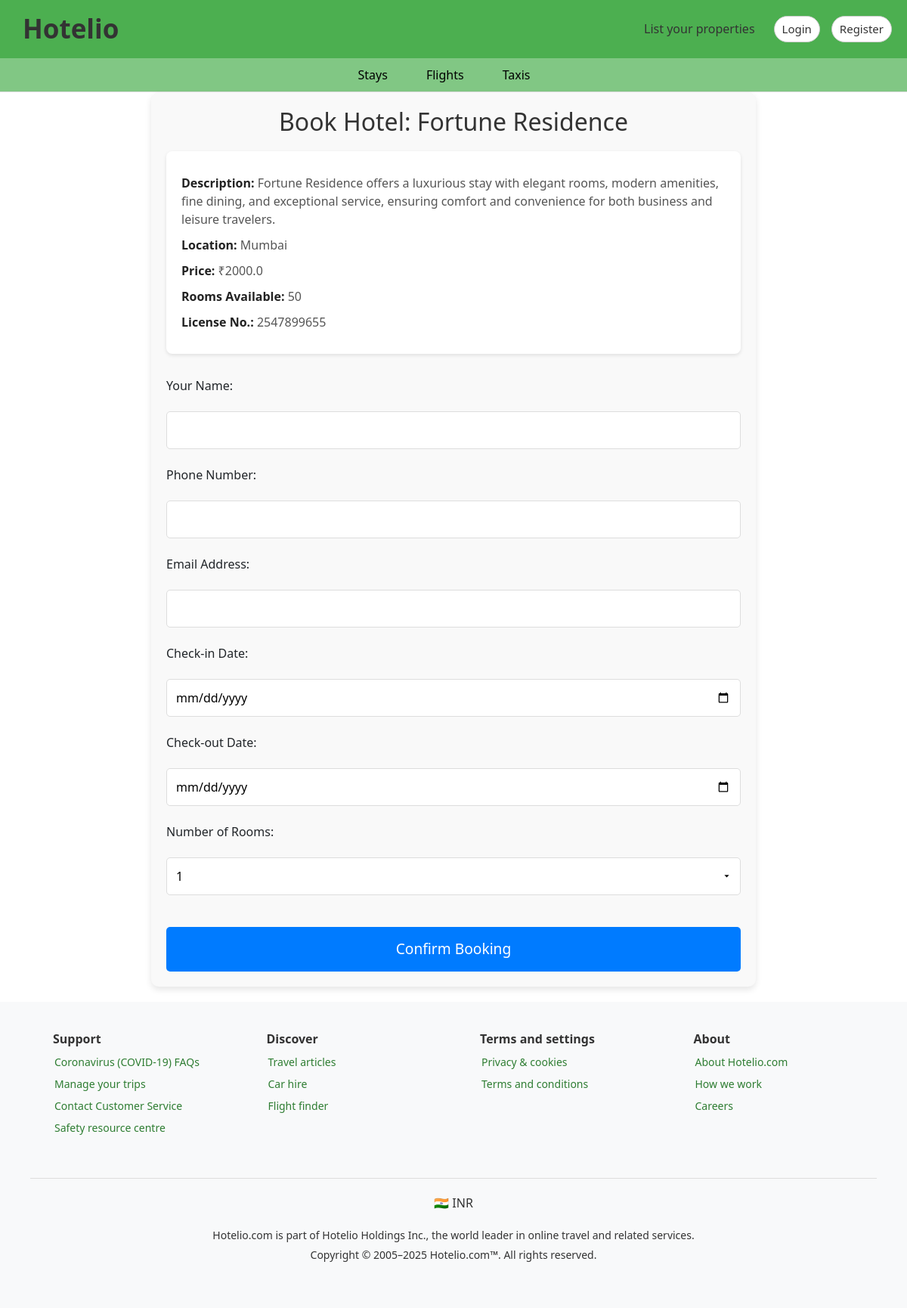
Page /book/0 on the committed database.
### app.py (models this page shows)
class Property(db.Model):
    id = db.Column(db.Integer, primary_key=True)
    name = db.Column(db.String(100), nullable=False)
    description = db.Column(db.Text, nullable=False)
    location = db.Column(db.String(100), nullable=False)
    price = db.Column(db.Float, nullable=False)
    rooms_available = db.Column(db.Integer, nullable=False)
    license_number = db.Column(db.String(50), nullable=False)
    image_filename = db.Column(db.String(100), nullable=True)

### app.py (the view, shortened to what this page needs)
@app.route('/book/<int:property_id>', methods=["GET", "POST"])
def book_property(property_id):
    property = Property.query.get_or_404(property_id)
    return render_template('book_property.html', property=property)

### templates/book_property.html (shortened to what this page needs)
{% extends 'base.html' %}
{% block main %}
<link rel="stylesheet" href="../static/book_property.css">
<div class="book-property-container">
    <h2>Book Hotel: {{ property.name }}</h2>
    <div class="property-details">
        <p><strong>Description:</strong> {{ property.description }}</p>
        <p><strong>Location:</strong> {{ property.location }}</p>
        <p><strong>Price:</strong> ₹{{ property.price }}</p>
        <p><strong>Rooms Available:</strong> {{ property.rooms_available }}</p>
        <p><strong>License No.:</strong> {{ property.license_number }}</p>
    </div>
    <form action="{{ url_for('book_property', property_id=property.id) }}" method="POST">
      <label for="user-name">Your Name:</label>
      <input type="text" id="user-name" name="user-name" required>
      <label for="user-phone">Phone Number:</label>
      <input type="text" id="user-phone" name="user-phone" required>
      <label for="user-email">Email Address:</label>
      <input type="email" id="user-email" name="user-email" required>
      <label for="checkin-date">Check-in Date:</label>
      <input type="date" id="checkin-date" name="checkin-date" required>
      <label for="checkout-date">Check-out Date:</label>
      <input type="date" id="checkout-date" name="checkout-date" required>
      <label for="rooms">Number of Rooms:</label>
      <select id="rooms" name="rooms" required>
          {% for i in range(1, property.rooms_available + 1) %}
              <option value="{{ i }}">{{ i }}</option>
          {% endfor %}
      </select>
      <button type="submit" class="book-now-btn">Confirm Booking</button>
  </form>
</div>
{% endblock main %}

### static/style.css (style rules this page uses)
* { margin: 0; padding: 0; box-sizing: border-box; }

### static/book_property.css (style rules this page uses)
.book-property-container { max-width: 800px; margin: 0 auto; padding: 20px; background-color: #f9f9f9; border-radius: 10px; box-shadow: 0 4px 8px rgba(0, 0, 0, 0.1); }
.book-property-container h2 { font-size: 2rem; text-align: center; color: #333; margin-bottom: 20px; }
.property-details { background-color: #fff; padding: 20px; border-radius: 8px; box-shadow: 0 2px 5px rgba(0, 0, 0, 0.1); margin-bottom: 30px; }
.property-details p { font-size: 1rem; color: #555; margin: 10px 0; }
.property-details strong { color: #222; }
input[type="text"], input[type="email"], input[type="number"], input[type="date"], select { width: 100%; padding: 12px; margin: 10px 0; border: 1px solid #ddd; border-radius: 5px; font-size: 1rem; box-sizing: border-box; background-color: #fff; }
select { cursor: pointer; appearance: none; background-repeat: no-repeat; background-position: right 10px center; background-size: 15px; }
button.book-now-btn { background-color: #007bff; color: #fff; border: none; padding: 15px; font-size: 1.2rem; border-radius: 5px; cursor: pointer; width: 100%; margin-top: 20px; transition: background-color 0.3s ease; }
form { display: flex; flex-direction: column; gap: 12px; }

### rows in the picture
Property: name "Fortune Residence", description "Fortune Residence offers a luxurious stay with elegant rooms, modern amenities, fine dining, and exceptional service, ensuring comfort and convenience for both business and leisure travelers.", location "Mumbai", price "2000.0", rooms_available "50", license_number "2547899655", rooms "1"
